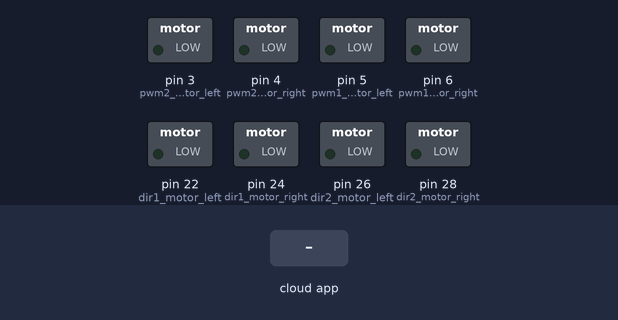
This sketch was run on a simulated Arduino Mega 2560, built with avr-gcc and run on an emulated ATmega2560. Shown: switched loads named in the sketch (green lamp = pin HIGH). The inputs (shaded band) are chosen by the test bench. The ROS host is connected and sends only what is stated.

Above: at 2.2 s.
2.3 s: the phone or cloud app sets toggle_led to 0
At 3.5 s:
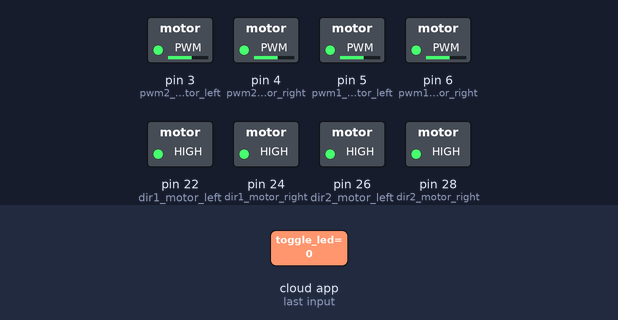
3.8 s: the phone or cloud app sets stop_motor to 0
At 5.8 s:
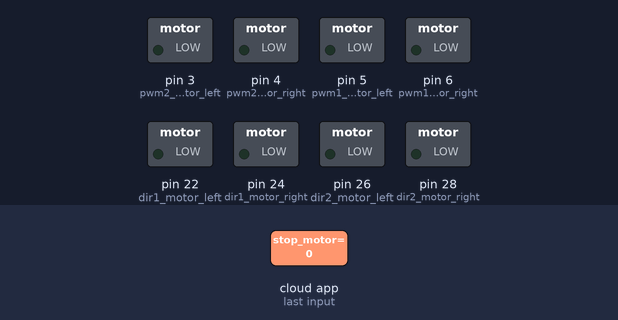
6.8 s: the phone or cloud app sets toggle_led to 1
At 8.0 s:
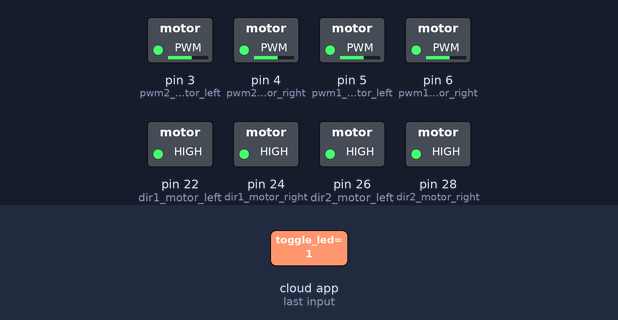
8.3 s: the phone or cloud app sets stop_motor to 1
At 10.4 s:
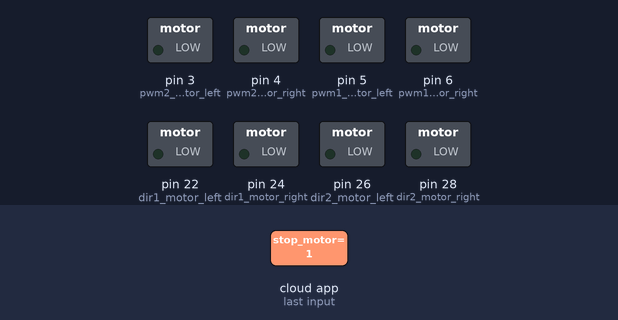
Timing chart, 0 to 11.9 s (numbered marks = the images above; inputs shaded):
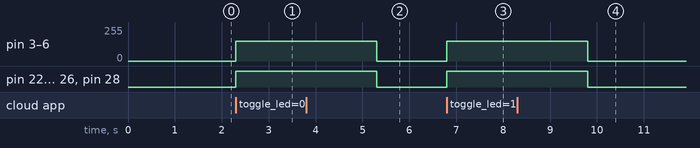

The sketch:

Motor1.ino
```cpp
#include <ros.h>
#include <std_msgs/Empty.h>

int pwm1_motor_right=6;                //pwm mottor right connect to AN2 at MDS10
int pwm1_motor_left=5;                 //pwm mottor left connect to AN1 at MDS10
int dir1_motor_right=24;                //dir1ection mottor right connect to DIG2 at MDS10
int dir1_motor_left=22;                 //dir11ection mottor left connect to DIG1 at MDS10
int pwm2_motor_right=4;                //pwm mottor right connect to AN2 at MDS10
int pwm2_motor_left=3;                 //pwm mottor left connect to AN1 at MDS10
int dir2_motor_right=28;                //dir1ection mottor right connect to DIG2 at MDS10
int dir2_motor_left=26;                 //dir11ection mottor left connect to DIG1 at MDS10

ros::NodeHandle nh;


void messageCb( const std_msgs::Empty& toggle_msg){
  //digitalWrite(13, HIGH-digitalRead(13));   // blink the led
  analogWrite(pwm1_motor_right,150);
  analogWrite(pwm1_motor_left,150);
  analogWrite(pwm2_motor_right,150);
  analogWrite(pwm2_motor_left,150);
  digitalWrite(dir1_motor_right,HIGH);
  digitalWrite(dir1_motor_left,HIGH);
  digitalWrite(dir2_motor_right,HIGH);
  digitalWrite(dir2_motor_left,HIGH);
  delay(3000);


 }

void stop_motor( const std_msgs::Empty& stop_motor){
  //digitalWrite(13, HIGH-digitalRead(13));   // blink the led
    analogWrite(pwm1_motor_right,0);
  analogWrite(pwm1_motor_left,0);
  analogWrite(pwm2_motor_right,0);
  analogWrite(pwm2_motor_left,0);
    digitalWrite(dir1_motor_right,LOW);
  digitalWrite(dir1_motor_left,LOW);
  digitalWrite(dir2_motor_right,LOW);
  digitalWrite(dir2_motor_left,LOW);


 }
  ros::Subscriber<std_msgs::Empty> sub("toggle_led", &messageCb);
 ros::Subscriber<std_msgs::Empty> motor("stop_motor", &stop_motor);


void setup() {
  Serial.begin(57600);
  pinMode(24,OUTPUT);
  pinMode(5,OUTPUT);
  pinMode(6,OUTPUT);
  pinMode(22,OUTPUT);
  pinMode(28,OUTPUT);
  pinMode(3,OUTPUT);
  pinMode(4,OUTPUT);
  pinMode(26,OUTPUT);
  delay(1000);      // to make the input data in low.
      nh.initNode();
    nh.subscribe(sub);
        nh.subscribe(motor);

// put your  setup code here, to run once:

}


/*void loop() {

  Serial.print("Forward");
  analogWrite(pwm1_motor_right,0.1);
  analogWrite(pwm1_motor_left,0.1);
  analogWrite(pwm2_motor_right,0.1);
  analogWrite(pwm2_motor_left,0.1);
  digitalWrite(dir1_motor_right,HIGH);
  digitalWrite(dir1_motor_left,HIGH);
  digitalWrite(dir2_motor_right,HIGH);
  digitalWrite(dir2_motor_left,HIGH);
  delay(3000);

  Serial.print("Right Slide");
  analogWrite(pwm1_motor_right,0.1);
  analogWrite(pwm1_motor_left,0.1);
  analogWrite(pwm2_motor_right,0.1);
  analogWrite(pwm2_motor_left,0.1);
  digitalWrite(dir1_motor_right,HIGH);
  digitalWrite(dir1_motor_left,LOW);
  digitalWrite(dir2_motor_right,LOW);
  digitalWrite(dir2_motor_left,HIGH);
  delay(3000);

  Serial.print("Left Slide");
  analogWrite(pwm1_motor_right,0.1);
  analogWrite(pwm1_motor_left,0.1);
  analogWrite(pwm2_motor_right,0.1);
  analogWrite(pwm2_motor_left,0.1);
  digitalWrite(dir1_motor_right,LOW);
  digitalWrite(dir1_motor_left,HIGH);
  digitalWrite(dir2_motor_right,HIGH);
  digitalWrite(dir2_motor_left,LOW);
  delay(3000);

  Serial.print("Reverse");
  analogWrite(pwm1_motor_right,0.1);
  analogWrite(pwm1_motor_left,0.1);
  analogWrite(pwm2_motor_right,0.1);
  analogWrite(pwm2_motor_left,0.1);
  digitalWrite(dir1_motor_right,LOW);
  digitalWrite(dir1_motor_left,LOW);
  digitalWrite(dir2_motor_right,LOW);
  digitalWrite(dir2_motor_left,LOW);
  delay(3000);

  Serial.print("Rotate Clockwise");
  analogWrite(pwm1_motor_right,0.1);
  analogWrite(pwm1_motor_left,0.1);
  analogWrite(pwm2_motor_right,0.1);
  analogWrite(pwm2_motor_left,0.1);
  digitalWrite(dir1_motor_right,HIGH);
  digitalWrite(dir1_motor_left,HIGH);
  digitalWrite(dir2_motor_right,LOW);
  digitalWrite(dir2_motor_left,LOW);
  delay(3000);


  Serial.print("Rotate Counter Clockwise");
  analogWrite(pwm1_motor_right,0.1);
  analogWrite(pwm1_motor_left,0.1);
  analogWrite(pwm2_motor_right,0.1);
  analogWrite(pwm2_motor_left,0.1);
  digitalWrite(dir1_motor_right,LOW);
  digitalWrite(dir1_motor_left,LOW);
  digitalWrite(dir2_motor_right,HIGH);
  digitalWrite(dir2_motor_left,HIGH);
  delay(3000);

  Serial.print("Turn Right");
  analogWrite(pwm1_motor_right,0.1);
  analogWrite(pwm1_motor_left,0);
  analogWrite(pwm2_motor_right,0);
  analogWrite(pwm2_motor_left,0.1);
  digitalWrite(dir1_motor_right,HIGH);
  digitalWrite(dir1_motor_left,HIGH);
  digitalWrite(dir2_motor_right,HIGH);
  digitalWrite(dir2_motor_left,HIGH);
  delay(3000);

  Serial.print("Turn Left");
  analogWrite(pwm1_motor_right,0);
  analogWrite(pwm1_motor_left,0.1);
  analogWrite(pwm2_motor_right,0.1);
  analogWrite(pwm2_motor_left,0);
  digitalWrite(dir1_motor_right,HIGH);
  digitalWrite(dir1_motor_left,HIGH);
  digitalWrite(dir2_motor_right,HIGH);
  digitalWrite(dir2_motor_left,HIGH);
  delay(3000);

  Serial.print("Stop");
  analogWrite(pwm1_motor_right,0);
  analogWrite(pwm1_motor_left,0);
  analogWrite(pwm2_motor_right,0);
  analogWrite(pwm2_motor_left,0);
  digitalWrite(dir1_motor_right,HIGH);
  digitalWrite(dir1_motor_left,HIGH);
  digitalWrite(dir2_motor_right,HIGH);
  digitalWrite(dir2_motor_left,HIGH);
  delay(5000);

}
*/

void loop(){
    nh.spinOnce();
    delay(1);
}
```

Measured:
- after the input at 2.3 s, pin 3 (pwm2_motor_left), pin 4 (pwm2_motor_right), pin 5 (pwm1_motor_left), pin 6 (pwm1_motor_right): 0/255 → 150/255 at once; pin 22 (dir1_motor_left), pin 24 (dir1_motor_right), pin 26 (dir2_motor_left), pin 28 (dir2_motor_right): LOW → HIGH at once
- after the input at 3.8 s, pin 3 (pwm2_motor_left), pin 4 (pwm2_motor_right), pin 5 (pwm1_motor_left), pin 6 (pwm1_motor_right): 150/255 → 0/255 after 1.5 s; pin 22 (dir1_motor_left), pin 24 (dir1_motor_right), pin 26 (dir2_motor_left), pin 28 (dir2_motor_right): HIGH → LOW after 1.5 s
- after the input at 6.8 s, pin 3 (pwm2_motor_left), pin 4 (pwm2_motor_right), pin 5 (pwm1_motor_left), pin 6 (pwm1_motor_right): 0/255 → 150/255 at once; pin 22 (dir1_motor_left), pin 24 (dir1_motor_right), pin 26 (dir2_motor_left), pin 28 (dir2_motor_right): LOW → HIGH at once
- after the input at 8.3 s, pin 3 (pwm2_motor_left), pin 4 (pwm2_motor_right), pin 5 (pwm1_motor_left), pin 6 (pwm1_motor_right): 150/255 → 0/255 after 1.5 s; pin 22 (dir1_motor_left), pin 24 (dir1_motor_right), pin 26 (dir2_motor_left), pin 28 (dir2_motor_right): HIGH → LOW after 1.5 s
